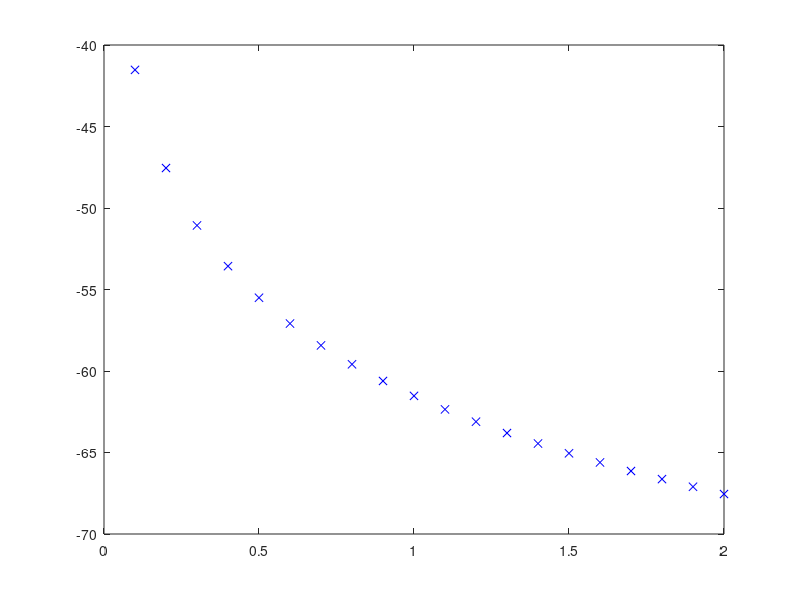

MATLAB code to generate this figure: (Note: this script raises an error after producing the figure.)
%Parameters provided in Task
P_t = 1; G_t = 1; G_r = 1; f_1 = 900e6; f_2 = 2.4e9;
lambda_1 = 3e8/f_1; lambda_2 = 3e8/f_2;

%Studying Variation of Power Received with Distance with Fixed Frequencies
d0 = 100;

%Frequency 1: 900 MHz
figure(1);
for c = 0:19
    d = d0 + c*100; %Incrementing distance by 100m every iteration
    
    %Updating Power Received
    P_r =(P_t*G_t*G_r*lambda_1*lambda_1)/(power(4*pi*d, 2)) ;
    P_r_dBm = 10*log10(P_r*1000);
    
    plot(d/1000, P_r_dBm, 'b-x', 'MarkerEdgeColor','b')
    hold all;
end
%Frequency 2: 2.6 GHz
for c = 0:19
    d = d0 + c*100;  %Incrementing distance by 100m every iteration
    
    %Updating Power Received
    P_r =(P_t*G_t*G_r*lambda_2*lambda_2)/(power(4*pi*d, 2)) ;
    P_r_dBm = 10*log10(P_r*1000);
    
    plot(d/1000, P_r_dBm, 'O','MarkerEdgeColor','r')
    hold all;
end
xlabel('Distance (Km)')
ylabel('Power Received (dBm)')
ylim([-100 -30]);
title('Power Received vs Distance for 900MHz (x) and 2.4GHz (o)')
hold off;
grid on;

%Extra Task
%Frequency: 2.4 GHz
lambda_x = 3e8/2.4e9;
figure(2);
P_r_dBm = -24;
while P_r_dBm > -100
    d0 = d0 + 10;  %Incrementing distance by 100m every iteration
    %Updating Power Received
    P_r =(P_t*G_t*G_r*lambda_x*lambda_x)/(power(4*pi*d0, 2)) ;
    P_r_dBm = 10*log10(P_r*1000);
    plot(d0/1000, P_r_dBm, '.','MarkerEdgeColor','r')
    hold all;
end
xlabel('Distance (Km)')
ylabel('Power Received (dBm)')
ylim([-110 -30]);
title('Power Received vs Distance until Power Received : -100 dBm')
plot(d0/1000, P_r_dBm, 'o-','MarkerFaceColor','yellow','MarkerEdgeColor','blue');
%Distance for Power Received: -100 dBm is 31.46km
grid on;
